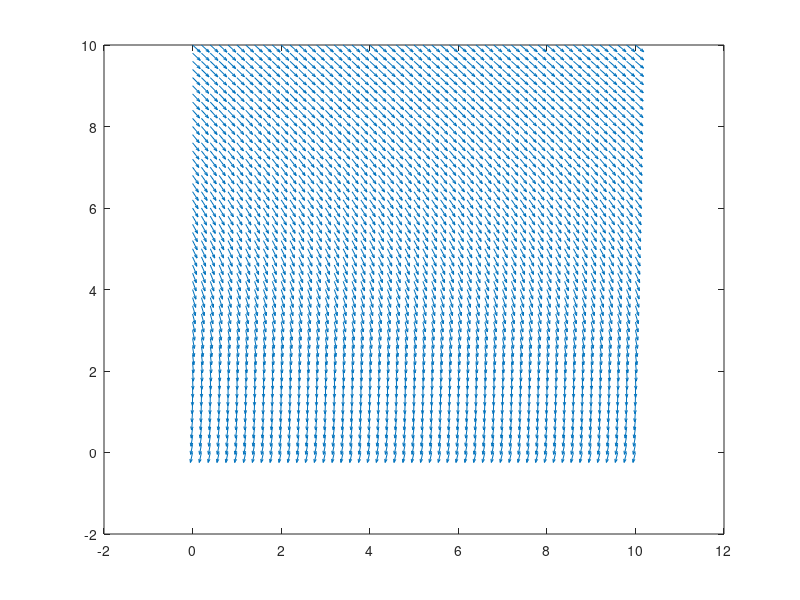

MATLAB code to generate this figure:
[p, e] = meshgrid(0:0.2:10, 0:0.2:10);

%parameters

mi = 0.01;
b1 = 20;
b2 = 0.1;
teta = 0.5;
psi = 0.05;
b0 = 500;
m = 100;
y_n = 2000;
i_ext = 3;
p_ext = 0;

% defines ODE
%dx = x*alfa + beta*y + delta; 
%dy = y*gama + psi*x + qui;

dp = - mi*(b1 + b2/teta)*p + mi*b1*e + mi*b0 + mi*(b2/teta)*m - mi*(1 + psi*b2/teta)*y_n + mi*b1*p_ext
de = p*(1/teta) - (1/teta)*m + (psi/teta)*y_n -i_ext

% normalizes vectors
norm_factor = sqrt(de.^2 + dp.^2);
de_norm = de./norm_factor;
dp_norm = dp./norm_factor;

quiver(e, p, de_norm, dp_norm);
%quiver(x, y, dx, dy);